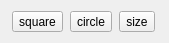
<?xml version="1.0" encoding="UTF-8"?>
<!--
 Addle source code
 Copyright 2019 Eleanor Hawk
 Modification and distribution permitted under the terms of the MIT License.
 See "LICENSE" for full details.
-->
<ui version="4.0">
 <class>Form</class>
 <widget class="QWidget" name="Form">
  <property name="geometry">
   <rect>
    <x>0</x>
    <y>0</y>
    <width>169</width>
    <height>43</height>
   </rect>
  </property>
  <property name="sizePolicy">
   <sizepolicy hsizetype="Maximum" vsizetype="Maximum">
    <horstretch>0</horstretch>
    <verstretch>0</verstretch>
   </sizepolicy>
  </property>
  <property name="windowTitle">
   <string>Form</string>
  </property>
  <layout class="QHBoxLayout" name="horizontalLayout">
   <item>
    <widget class="QToolButton" name="toolButton_2">
     <property name="text">
      <string>square</string>
     </property>
    </widget>
   </item>
   <item>
    <widget class="QToolButton" name="toolButton">
     <property name="text">
      <string>circle</string>
     </property>
    </widget>
   </item>
   <item>
    <widget class="QToolButton" name="toolButton_3">
     <property name="text">
      <string>size</string>
     </property>
     <property name="autoRaise">
      <bool>false</bool>
     </property>
    </widget>
   </item>
  </layout>
 </widget>
 <resources/>
 <connections/>
</ui>
